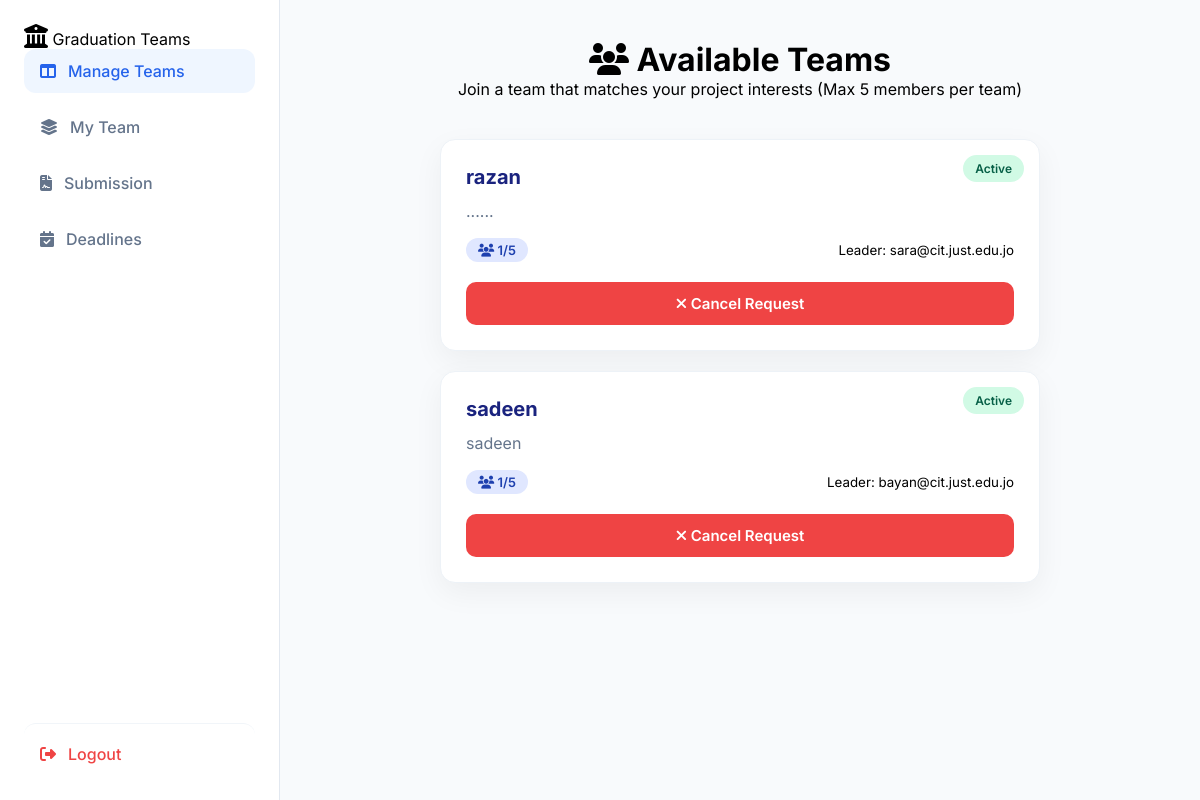
The page /join-team/ (signed in) on the database as committed earlier.
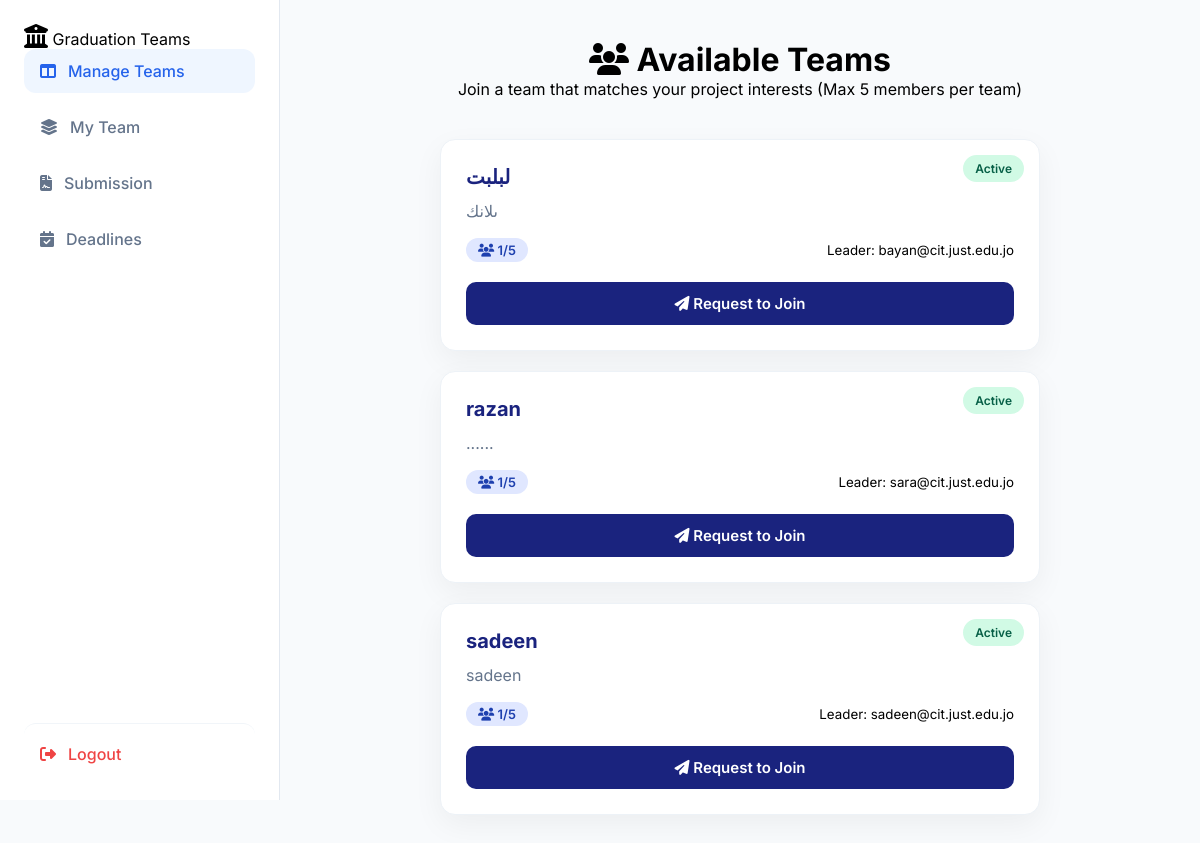
The same page on the database as committed later.
### main/models.py (models this page shows, shortened)
class Team(models.Model):
    STATUS_CHOICES = [
        ('Pending', 'Pending'),
        ('Active', 'Active'),
        ('Locked', 'Locked'),
    ]
    name = models.CharField(max_length=255)
    description = models.TextField(blank=True)
    leader = models.ForeignKey(User, on_delete=models.CASCADE, related_name='led_teams')
    status = models.CharField(max_length=20, choices=STATUS_CHOICES, default='Pending')
    created_at = models.DateTimeField(auto_now_add=True)

### main/views.py (the view)
# urls.py: path('join-team/', views.join_team, name='join_team'), # تأكد هل هو مفرد أم جمع؟
def join_team(request):
    user_email = request.session.get('user_email')
    if not user_email: return redirect('index')
    user = get_object_or_404(User, username=user_email)
    teams = Team.objects.annotate(
        actual_member_count=Count('memberships', filter=Q(memberships__role__in=['Leader', 'Member']))
    ).order_by('-created_at')
    pending_teams_ids = Membership.objects.filter(user=user, role='Pending').values_list('team_id', flat=True)
    return render(request, 'join_team.html', {
        'teams': teams,
        'pending_teams_ids': list(pending_teams_ids)
    })

### main/templates/join_team.html (shortened to what this page needs)
<!DOCTYPE html>
<html lang="en">
<head>
    <link rel="stylesheet" href="https://cdnjs.cloudflare.com/ajax/libs/font-awesome/6.5.0/css/all.min.css">
</head>
<body>
    <aside class="sidebar">
        <div class="logo-area">
            <i class="fas fa-university" style="font-size: 1.5rem;"></i>
            <span>Graduation Teams</span>
        </div>
        <nav class="nav-links">
        <a href="{% url 'join_team' %}" class="nav-item active"><i class="fas fa-columns"></i> Manage Teams</a>
        <a href="{% url 'student_dashboard' %}" class="nav-item"><i class="fas fa-layer-group"></i> My Team</a>
        <a href="#" class="nav-item"><i class="fas fa-file-contract"></i> Submission</a>
        <a href="#" class="nav-item"><i class="fas fa-calendar-check"></i> Deadlines</a>
        <a href="{% url 'logout_user' %}" class="nav-item logout-btn" style="margin-top: auto; color: #ef4444; border-top: 1px solid #f1f5f9; padding-top: 20px;">
            <i class="fas fa-sign-out-alt"></i>
            <span>Logout</span>
        </a>
    </nav>
    </aside>
    <div class="container">
        <div class="header">
            <h1><i class="fa-solid fa-users"></i> Available Teams</h1>
            <p>Join a team that matches your project interests (Max 5 members per team)</p>
        </div>
        <div class="teams-grid">
            {% for team in teams %}
            <div class="team-card">
                {% if team.actual_member_count >= 5 %}
                <span class="team-status status-full">FULL (5/5)</span>
                {% else %}
                <span class="team-status status-active">Active</span>
                {% endif %}
                <h3>{{ team.name }}</h3>
                <p>{{ team.description }}</p>
                <div class="team-meta">
                    <span class="members-count">
                        <i class="fa-solid fa-users"></i> {{ team.actual_member_count }}/5
                    </span>
                    <small>Leader: {{ team.leader.username }}</small>
                </div>
                <div class="actions">
                    {% if team.id in pending_teams_ids %}
                    <form method="POST" action="{% url 'cancel_join_request' team.id %}">
                        <button type="submit" class="join-btn" style="background: #ef4444;">
                            <i class="fa-solid fa-xmark"></i> Cancel Request
                        </button>
                    </form>
                    {% elif team.actual_member_count >= 5 %}
                    <button class="join-btn" disabled style="background: #9ca3af;">
                        <i class="fa-solid fa-lock"></i> Team is Full
                    </button>
                    {% else %}
                    <form method="POST" action="{% url 'send_join_request' team.id %}">
                        <button type="submit" class="join-btn">
                            <i class="fa-solid fa-paper-plane"></i> Request to Join
                        </button>
                    </form>
                    {% endif %}
                </div>
            </div> {% empty %}
            <div class="empty-state">
                <i class="fa-solid fa-circle-info"></i>
                <p>No teams available right now.</p>
            </div>
            {% endfor %}
        </div>
    </div>
</body>
</html>

### main/templates/join_team.html (style rules this page uses)
* { margin: 0; padding: 0; box-sizing: border-box; font-family: 'Inter', sans-serif; }
body { display: flex; min-height: 100vh; background: #f8fafc; }
.sidebar { width: 280px; background: white; border-right: 1px solid #e2e8f0; position: fixed; height: 100vh; display: flex; flex-direction: column; padding: 24px; z-index: 1000; }
.container { flex-grow: 1; margin-left: 280px; width: calc(100% - 280px); padding: 40px; display: flex; flex-direction: column; align-items: center; }
.header { width: 100%; max-width: 800px; text-align: center; margin-bottom: 40px; }
.teams-grid { width: 100%; max-width: 600px; display: flex; flex-direction: column; gap: 20px; }
.team-card { width: 100%; background: white; border-radius: 15px; padding: 25px; box-shadow: 0 10px 30px rgba(0, 0, 0, 0.05); transition: transform 0.3s; border: 1px solid #edf2f7; position: relative; }
.team-status { position: absolute; top: 15px; right: 15px; padding: 6px 12px; border-radius: 20px; font-size: 12px; font-weight: 600; }
.status-active { background: #d1fae5; color: #065f46; }
.team-card h3 { color: #1a237e; margin-bottom: 10px; font-size: 20px; }
.team-card p { color: #64748b; margin-bottom: 15px; line-height: 1.5; }
.team-meta { display: flex; justify-content: space-between; align-items: center; margin-bottom: 20px; }
.members-count { background: #e0e7ff; color: #1e40af; padding: 4px 12px; border-radius: 20px; font-size: 13px; font-weight: 600; }
.join-btn { width: 100%; padding: 12px; background: #1a237e; color: white; border: none; border-radius: 10px; font-size: 15px; font-weight: 600; cursor: pointer; transition: 0.3s; text-align: center; text-decoration: none; display: block; }
.nav-links { display: flex; flex-direction: column; gap: 12px; flex-grow: 1; }
.nav-item { display: flex; align-items: center; gap: 12px; padding: 12px 16px; text-decoration: none; color: #64748b; font-weight: 500; border-radius: 12px; transition: all 0.3s ease; }
.nav-item.active { background: #eff6ff; color: #2563eb; }

Rows that differ between the two databases and show on the page:
added Team: shows "Active", name "لبلبت", description "ىلانك", actual_member_count "1", leader.username "bayan@cit.just.edu.jo", shows "Request to Join"
computed for Team "razan": text "Cancel Request" → "Request to Join"
changed Team "sadeen": leader.username "bayan@cit.just.edu.jo" → "sadeen@cit.just.edu.jo"; text "Cancel Request" → "Request to Join"
